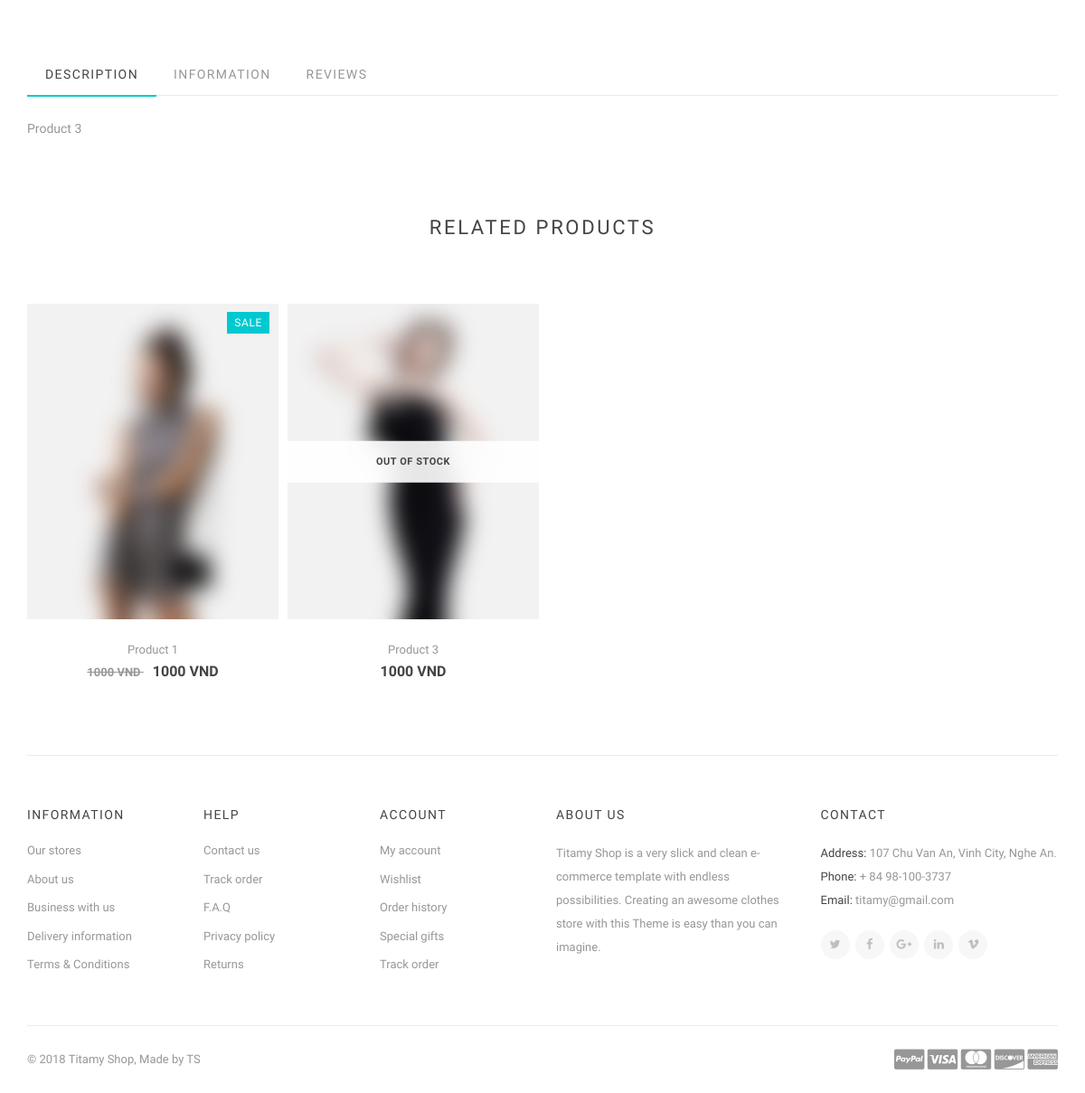
/productDetail/3/ (lower part), run on an earlier commit of the app's database.
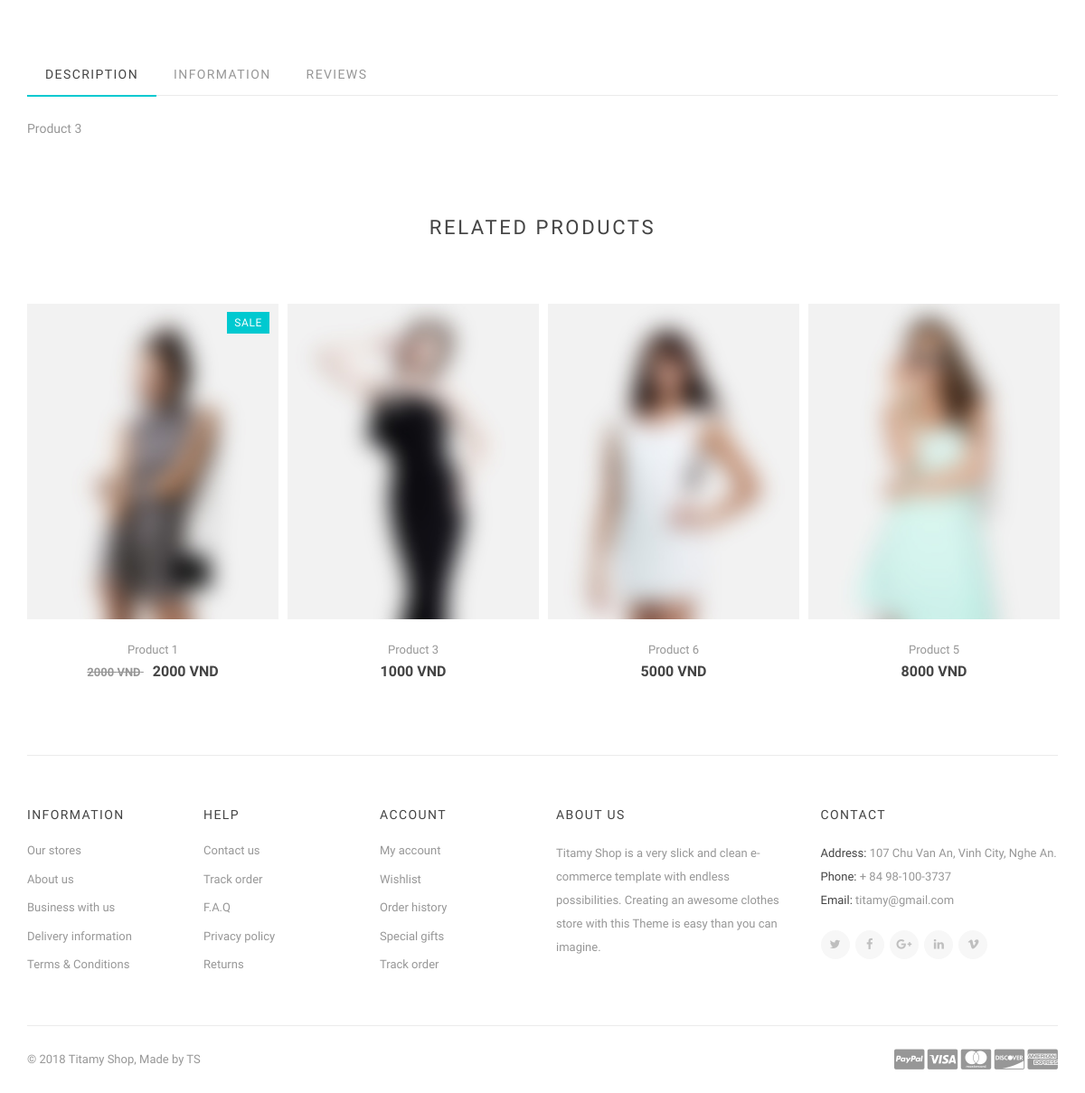
And on a later commit of the database.
### home/models.py (models this page shows, shortened)
class ProductDetail(models.Model):
    product_id = models.AutoField(primary_key=1, auto_created=1, unique=1)
    cate_id = models.ForeignKey(Category, on_delete=models.CASCADE)
    product_detail_name = models.CharField(max_length=200)
    product_detail_description = models.TextField(null=True, default="-")
    product_detail_image = models.ImageField(null=True)
    product_detail_price = models.IntegerField(default=0)
    product_detail_discount = models.IntegerField(default=0, validators=[MaxValueValidator(100), MinValueValidator(0)])
    product_detail_quantity = models.IntegerField(default=0)
    product_detail_date = models.DateTimeField(auto_now_add=True)
    product_detail_saled = models.IntegerField(default=0)
    product_detail_favorited = models.IntegerField(default=0)
    product_detail_status = models.BooleanField(default=1)

### home/views.py (the view)
# urls.py: path('productDetail/<int:id>/', views.productDetails, name='productDetail'),
def productDetails(request, id):
    cateParent = Category.objects.all()
    pro_detail = ProductDetail.objects.get(product_id=id)
    pro_img = ProductImage.objects.filter(product_id=id)
    product = Product.objects.filter(product_id=id)
    relatedProduct = ProductDetail.objects.filter(cate_id=pro_detail.cate_id).order_by('-product_detail_saled')[:8]
    productTag = TagMap.objects.filter(product_id=id)
    context = {
        'parents': cateParent,
        'proDetails': pro_detail,
        'products': product,
        'proImgs': pro_img,
        'relatedProducts': relatedProduct,
        'productTags': productTag,
    }
    return render(request, 'home/productDetail.html', context)

### home/models.py (called while the page is built)
    def __str__(self):
        return self.cate_name

### templates/home/productDetail.html (shortened to what this page needs)
{% extends "home/base.html" %}
{% block content %}
    <section class="section-wrap single-product">
        <div class="container relative">
            <div class="row">
            </div>
            <div class="row">
                <div class="col-md-12">
                    <div class="tabs tabs-bb">
                        <ul class="nav nav-tabs">
                            <li class="active">
                                <a href="#tab-description" data-toggle="tab">Description</a>
                            </li>
                            <li>
                                <a href="#tab-info" data-toggle="tab">Information</a>
                            </li>
                            <li>
                                <a href="#tab-reviews" data-toggle="tab">Reviews</a>
                            </li>
                        </ul>
                        <div class="tab-content">
                            <div class="tab-pane fade in active" id="tab-description">
                                <p>
                                    {{ proDetails.product_detail_description }}
                                </p>
                            </div>
                        </div>
                    </div>
                </div>
            </div>
        </div>
    </section>
    <section class="section-wrap related-products pt-0">
        <div class="container">
            <div class="row heading-row">
                <div class="col-md-12 text-center">
                    <h2 class="heading uppercase">
                        <small>Related Products</small>
                    </h2>
                </div>
            </div>
            <div class="row row-10">
                <div id="owl-related-products" class="owl-carousel owl-theme nopadding">
                    {% for relatedProduct in relatedProducts %}
                        <div class="product-item">
                        <div class="product-img">
                            <a href='{% url 'productDetail' relatedProduct.product_id %}'>
                                <img src="{{ relatedProduct.product_detail_image.url }}" alt="">
                            </a>
                            {% if relatedProduct.product_detail_discount > 0 %}
                                <div class="product-label">
                                    <span class="sale">sale</span>
                                </div>
                            {% endif %}
                            {% if relatedProduct.product_detail_quantity == 0 %}
                                <span class="sold-out valign">out of stock</span>
                            {% endif %}
                        </div>
                        <div class="product-details">
                        <h3>
                            <a class="product-title" href='{% url 'productDetail' relatedProduct.product_id %}'>{{ relatedProduct.product_detail_name }}</a>
                        </h3>
                        <span class="price">
                            {% if relatedProduct.product_detail_discount > 0 %}
                                <del>
                                    <span id="originPrice">{{ relatedProduct.product_detail_price }} VND</span>
                                </del>
                                <ins>
                                    <span class="ammount">{{ relatedProduct.product_detail_price }} VND</span>
                                </ins>
                            {% else %}
                                <ins>
                                    <span class="ammount">{{ relatedProduct.product_detail_price }} VND</span>
                                </ins>
                            {% endif %}
                        </span>
                        </div>
                    </div>
                    {% endfor %}
                </div>
            </div>
        </div>
    </section>
{% endblock %}

What changed in the data, as far as the page shows it:
changed ProductDetail "Product 3": product_detail_quantity 0 → 10 (drawn)
changed ProductDetail "Product 1": product_detail_price "1000" → "2000"
added ProductDetail: product_detail_image (picture), product_detail_name "Product 6", product_detail_price "5000"
added ProductDetail: product_detail_image (picture), product_detail_name "Product 5", product_detail_price "8000"
